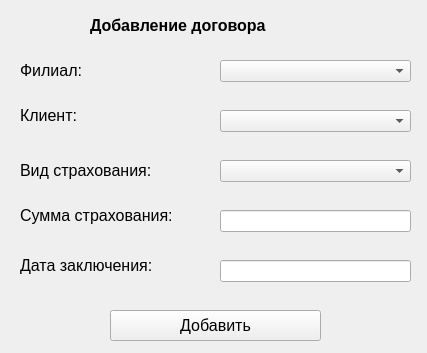
<?xml version="1.0" encoding="UTF-8"?>
<ui version="4.0">
 <class>Form</class>
 <widget class="QWidget" name="Form">
  <property name="geometry">
   <rect>
    <x>0</x>
    <y>0</y>
    <width>427</width>
    <height>353</height>
   </rect>
  </property>
  <property name="windowTitle">
   <string>Добавление договора</string>
  </property>
  <widget class="QLabel" name="label_3">
   <property name="geometry">
    <rect>
     <x>20</x>
     <y>60</y>
     <width>81</width>
     <height>21</height>
    </rect>
   </property>
   <property name="font">
    <font>
     <pointsize>12</pointsize>
    </font>
   </property>
   <property name="text">
    <string>Филиал:</string>
   </property>
  </widget>
  <widget class="QLabel" name="label_4">
   <property name="geometry">
    <rect>
     <x>20</x>
     <y>100</y>
     <width>161</width>
     <height>31</height>
    </rect>
   </property>
   <property name="font">
    <font>
     <pointsize>12</pointsize>
    </font>
   </property>
   <property name="text">
    <string>Клиент:</string>
   </property>
  </widget>
  <widget class="QLabel" name="label_2">
   <property name="geometry">
    <rect>
     <x>90</x>
     <y>0</y>
     <width>301</width>
     <height>51</height>
    </rect>
   </property>
   <property name="font">
    <font>
     <pointsize>12</pointsize>
     <weight>75</weight>
     <bold>true</bold>
    </font>
   </property>
   <property name="text">
    <string>Добавление договора</string>
   </property>
  </widget>
  <widget class="QLabel" name="label_5">
   <property name="geometry">
    <rect>
     <x>20</x>
     <y>160</y>
     <width>171</width>
     <height>21</height>
    </rect>
   </property>
   <property name="font">
    <font>
     <pointsize>12</pointsize>
    </font>
   </property>
   <property name="text">
    <string>Вид страхования:</string>
   </property>
  </widget>
  <widget class="QLabel" name="label_6">
   <property name="geometry">
    <rect>
     <x>20</x>
     <y>200</y>
     <width>191</width>
     <height>31</height>
    </rect>
   </property>
   <property name="font">
    <font>
     <pointsize>12</pointsize>
    </font>
   </property>
   <property name="text">
    <string>Сумма страхования:</string>
   </property>
  </widget>
  <widget class="QLineEdit" name="lineEdit_4">
   <property name="geometry">
    <rect>
     <x>220</x>
     <y>210</y>
     <width>191</width>
     <height>22</height>
    </rect>
   </property>
   <property name="font">
    <font>
     <pointsize>12</pointsize>
    </font>
   </property>
   <property name="readOnly">
    <bool>true</bool>
   </property>
  </widget>
  <widget class="QLabel" name="label_7">
   <property name="geometry">
    <rect>
     <x>20</x>
     <y>250</y>
     <width>171</width>
     <height>31</height>
    </rect>
   </property>
   <property name="font">
    <font>
     <pointsize>12</pointsize>
    </font>
   </property>
   <property name="text">
    <string>Дата заключения:</string>
   </property>
  </widget>
  <widget class="QLineEdit" name="lineEdit_5">
   <property name="geometry">
    <rect>
     <x>220</x>
     <y>260</y>
     <width>191</width>
     <height>22</height>
    </rect>
   </property>
   <property name="font">
    <font>
     <pointsize>12</pointsize>
    </font>
   </property>
   <property name="readOnly">
    <bool>true</bool>
   </property>
  </widget>
  <widget class="QPushButton" name="pushButton">
   <property name="geometry">
    <rect>
     <x>110</x>
     <y>310</y>
     <width>211</width>
     <height>31</height>
    </rect>
   </property>
   <property name="font">
    <font>
     <pointsize>12</pointsize>
    </font>
   </property>
   <property name="text">
    <string>Добавить</string>
   </property>
  </widget>
  <widget class="QComboBox" name="comboBox">
   <property name="geometry">
    <rect>
     <x>220</x>
     <y>60</y>
     <width>191</width>
     <height>22</height>
    </rect>
   </property>
  </widget>
  <widget class="QComboBox" name="comboBox_2">
   <property name="geometry">
    <rect>
     <x>220</x>
     <y>110</y>
     <width>191</width>
     <height>22</height>
    </rect>
   </property>
  </widget>
  <widget class="QComboBox" name="comboBox_3">
   <property name="geometry">
    <rect>
     <x>220</x>
     <y>160</y>
     <width>191</width>
     <height>22</height>
    </rect>
   </property>
  </widget>
 </widget>
 <resources/>
 <connections/>
</ui>
